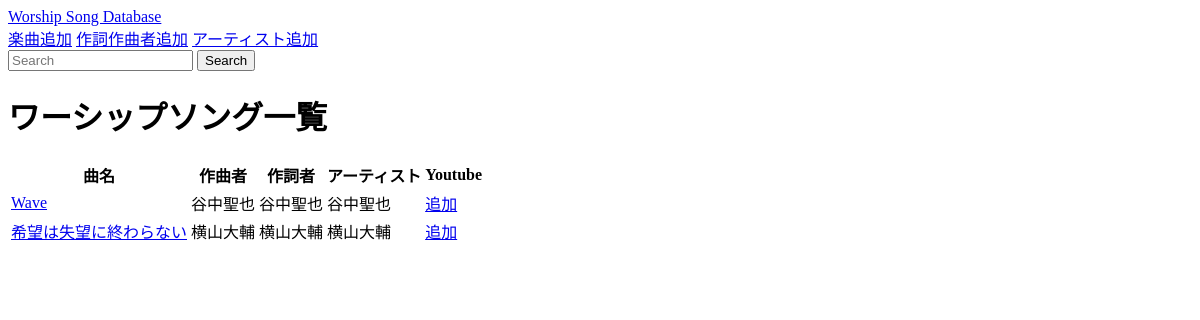
Page /app/ on the earlier database version.
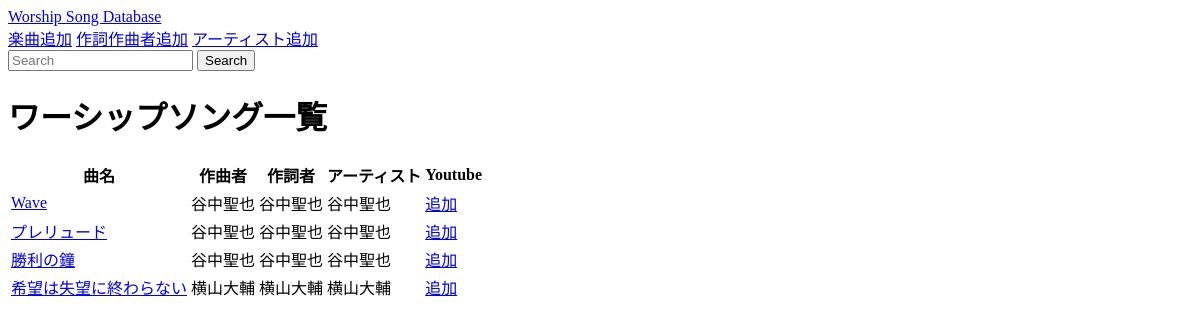
Same page on the later database version.
### app/models.py (models this page shows, shortened)
class Song(models.Model):
    name = models.CharField('曲名', max_length=64)
    composer = models.ForeignKey(
        Person, verbose_name='作曲者', max_length=32, on_delete=models.PROTECT, related_name='composer'
    )
    lyrist = models.ForeignKey(
        Person, verbose_name='作詞者', max_length=32, on_delete=models.PROTECT, related_name='lyrist'
    )
    artist = models.ForeignKey(
        Artist, verbose_name='アーティスト', max_length=32, on_delete=models.PROTECT
    )

class Person(models.Model):
    name = models.CharField('名前', max_length=32)
    def __str__(self):
        return self.name

class Artist(models.Model):
    name = models.CharField('アーティスト名', max_length=32)
    def __str__(self):
        return self.name

### app/views.py (the view)
# urls.py: path('', views.IndexView.as_view(), name='index'),
class IndexView(generic.ListView):
    model = Song
    def get_queryset(self):
        queryset = Song.objects.order_by('name')
        keyword = self.request.GET.get('keyword')
        if keyword:
            queryset = queryset.filter(name__icontains=keyword)
        return queryset

### app/templates/app/song_list.html
{% extends 'app/base.html' %}
{% block content %}
<h1>ワーシップソング一覧</h1>
<table class="table">
    <thead>
        <tr>
            <th>曲名</th>
            <th>作曲者</th>
            <th>作詞者</th>
            <th>アーティスト</th>
            <th>Youtube</th>
        </tr>
    </thead>
    <tbody>
        {% for song in song_list %}
        <tr>
            <td><a href="{% url 'app:detail' song.pk %}">{{ song.name }}</a></td>
            <td>{{ song.composer }}</td>
            <td>{{ song.lyrist }}</td>
            <td>{{ song.artist }}</td>
            <td><a href="{% url 'app:add_youtube' song.pk %}">追加</a></td>
        </tr>
        {% endfor %}
    </tbody>
</table>
{% endblock %}

### app/templates/app/base.html (shortened to what this page needs)
<!DOCTYPE html>
<html lang="ja">
    <head>
    </head>
    <body>
        <header>
            <a class="top" href="{% url 'app:index' %}">Worship Song Database</a>
            <nav class="nav">
                <a class="nav-link" href="{% url 'app:add' %}">楽曲追加</a>
                <a class="nav-link" href="{% url 'app:add_person' %}">作詞作曲者追加</a>
                <a class="nav-link" href="{% url 'app:add_artist' %}">アーティスト追加</a>
                <form method="GET" action="{% url 'app:index' %}">
                    <input class="form-control" type="text" placeholder="Search" name="keyword">
                    <button type="submit">Search</button>
                </form>
            </nav>
        </header>
        {% block content %}
        {% endblock %}
    </body>
</html>

Differences in the rows shown:
added Song: name "プレリュード", composer "谷中聖也", lyrist "谷中聖也", artist "谷中聖也"
added Song: name "勝利の鐘", composer "谷中聖也", lyrist "谷中聖也", artist "谷中聖也"
